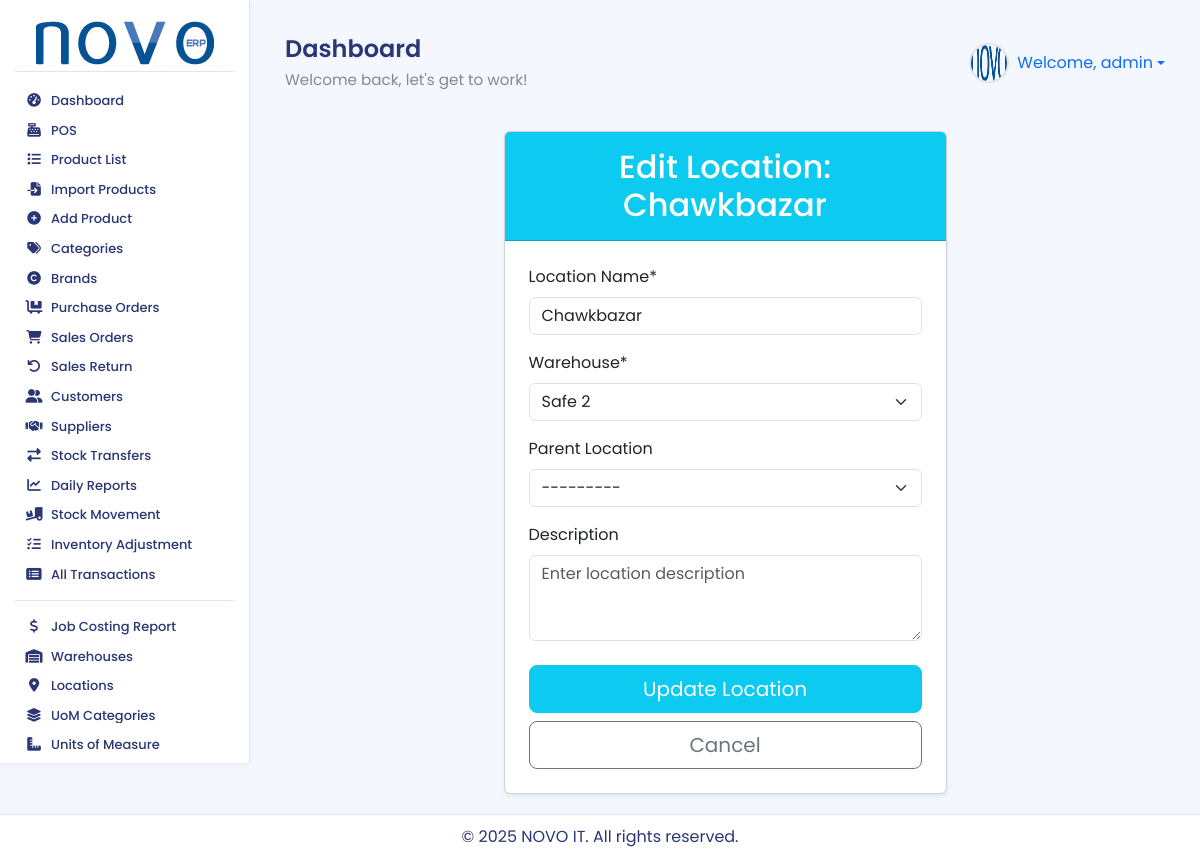
Screenshot of /stock/locations/3/edit/ (signed in) with the database file from the repository.
### accounts/models.py (models this page shows, shortened)
class User(AbstractUser):
    warehouse = models.ForeignKey(
        Warehouse,
        on_delete=models.SET_NULL,
        null=True,
        blank=True,
        related_name='users', # এই গুদামের সাথে যুক্ত ইউজারদের সহজে খুঁজে পাওয়ার জন্য
        verbose_name="Assigned Warehouse" # অ্যাডমিন প্যানেলে প্রদর্শনের জন্য
    )
    class Meta:
        verbose_name = "User"
        verbose_name_plural = "Users"

### stock/models.py (models this page shows, shortened)
class Location(models.Model):
    name = models.CharField(max_length=100)
    warehouse = models.ForeignKey(Warehouse, on_delete=models.CASCADE, related_name='locations')
    parent_location = models.ForeignKey('self', on_delete=models.SET_NULL, null=True, blank=True, related_name='child_locations')
    description = models.TextField(blank=True, null=True)
    created_at = models.DateTimeField(auto_now_add=True)
    updated_at = models.DateTimeField(auto_now=True)
    def __str__(self):
        path = [self.name]
        current = self
        count = 0
        while current.parent_location and count < 10:
            current = current.parent_location
            path.insert(0, current.name)
            count += 1
        return f"{self.warehouse.name} / {' / '.join(path)}"
    class Meta:
        unique_together = ('name', 'warehouse', 'parent_location')
        db_table = 'inventory_location'

class Warehouse(models.Model):
    name = models.CharField(max_length=100, unique=True)
    address = models.TextField(blank=True, null=True)
    created_at = models.DateTimeField(auto_now_add=True)
    updated_at = models.DateTimeField(auto_now=True)
    def __str__(self): return self.name
    class Meta:
        db_table = 'inventory_warehouse'

### stock/views.py (the view)
# urls.py: path('locations/<int:pk>/edit/', views.edit_location, name='edit_location'),
@login_required
@permission_required('stock.change_location', login_url='/admin/')
def edit_location(request, pk):
    location = get_object_or_404(Location, pk=pk)
    if request.method == 'POST':
        form = LocationForm(request.POST, instance=location)
        if form.is_valid():
            form.save()
            return redirect('stock:location_list')
    else:
        form = LocationForm(instance=location)
    return render(request, 'stock/edit_location.html', {'form': form, 'title': f'Edit Location: {location.name}'})

### stock/forms.py
class LocationForm(forms.ModelForm):
    class Meta:
        model = Location
        fields = ['name', 'warehouse', 'parent_location', 'description']
        labels = {
            'name': 'Location Name', 'warehouse': 'Warehouse',
            'parent_location': 'Parent Location', 'description': 'Description',
        }
        widgets = {
            'name': forms.TextInput(attrs={'class': 'form-control', 'placeholder': 'Enter location name (e.g., Aisle 1, Shelf B)'}),
            'warehouse': forms.Select(attrs={'class': 'form-control'}),
            'parent_location': forms.Select(attrs={'class': 'form-control'}),
            'description': forms.Textarea(attrs={'class': 'form-control', 'rows': 3, 'placeholder': 'Enter location description'}),
        }

### stock/templates/stock/edit_location.html (shortened to what this page needs)
{% extends 'base.html' %}
{% load crispy_forms_tags %}
{% block content %}
<div class="row justify-content-center">
    <div class="col-md-8 col-lg-6">
        <div class="card shadow-sm mt-4">
            <div class="card-header bg-info text-white text-center py-3">
                <h2 class="mb-0">{{ title }}</h2>
            </div>
            <div class="card-body p-4">
                <form method="post">
                    {{ form|crispy }}
                    <div class="d-grid gap-2 mt-4">
                        <button type="submit" class="btn btn-info btn-lg text-white">Update Location</button>
                        <a href="{% url 'stock:location_list' %}" class="btn btn-outline-secondary btn-lg">Cancel</a>
                    </div>
                </form>
            </div>
        </div>
    </div>
</div>
{% endblock %}

### inventory_system/templates/base.html (shortened to what this page needs)
{% load static %}
<!DOCTYPE html>
<html lang="en">
<head>
    <link href="https://cdn.jsdelivr.net/npm/select2@4.1.0-rc.0/dist/css/select2.min.css" rel="stylesheet" />
    <link href="https://cdn.jsdelivr.net/npm/bootstrap@5.3.3/dist/css/bootstrap.min.css" rel="stylesheet">
    <link rel="stylesheet" href="https://cdnjs.cloudflare.com/ajax/libs/font-awesome/6.4.0/css/all.min.css">
    <link rel="stylesheet" href="{% static 'css/style.css' %}">
</head>
<body>
<div class="wrapper">
    {% if user.is_authenticated %}
    <aside class="sidebar-nav">
        <div class="sidebar-header">
            <a href="{% url 'dashboard' %}">
                <img src="{% static 'images/logo.png' %}" alt="NOVO ERP Logo">
            </a>
        </div>
        <ul class="sidebar-menu">
            {% with user.groups.all|join:", " as user_groups %}
            {% if 'POS Sales Staff' in user_groups %}
                <li><a href="{% url 'pos:pos_view' %}"><i class="fas fa-cash-register fa-fw"></i> <span>POS</span></a></li>
                <li><a href="{% url 'products:product_list' %}"><i class="fas fa-list fa-fw"></i> <span>Product List</span></a></li>
            {% elif user.is_superuser %}
                <li><a href="{% url 'dashboard' %}"><i class="fas fa-tachometer-alt fa-fw"></i> <span>Dashboard</span></a></li>
                <li><a href="{% url 'pos:pos_view' %}"><i class="fas fa-cash-register fa-fw"></i> <span>POS</span></a></li>
                <li><a href="{% url 'products:product_list' %}"><i class="fas fa-list fa-fw"></i> <span>Product List</span></a></li>
                <li><a href="{% url 'products:import_products' %}"><i class="fas fa-file-import fa-fw"></i> <span>Import Products</span></a></li>
                <li><a href="{% url 'products:add_product' %}"><i class="fas fa-plus-circle fa-fw"></i> <span>Add Product</span></a></li>
                <li><a href="{% url 'products:category_list' %}"><i class="fas fa-tags fa-fw"></i> <span>Categories</span></a></li>
                <li><a href="{% url 'products:brand_list' %}"><i class="fas fa-copyright fa-fw"></i> <span>Brands</span></a></li>
                <li><a href="{% url 'purchase:purchase_order_list' %}"><i class="fas fa-dolly-flatbed fa-fw"></i> <span>Purchase Orders</span></a></li>
                <li><a href="{% url 'sales:sales_order_list' %}"><i class="fas fa-shopping-cart fa-fw"></i> <span>Sales Orders</span></a></li>
                <li><a href="{% url 'sales:create_sales_return' %}"><i class="fas fa-undo fa-fw"></i> <span>Sales Return</span></a></li>
                <li><a href="{% url 'partners:customer_list' %}"><i class="fas fa-user-friends fa-fw"></i> <span>Customers</span></a></li>
                <li><a href="{% url 'partners:supplier_list' %}"><i class="fas fa-handshake fa-fw"></i> <span>Suppliers</span></a></li>
                <li><a href="{% url 'purchase:stock_transfer_request_list' %}"><i class="fas fa-exchange-alt fa-fw"></i> <span>Stock Transfers</span></a></li>
                <li><a href="{% url 'reports:daily_sales_report' %}"><i class="fas fa-chart-line fa-fw"></i> <span>Daily Reports</span></a></li>
                <li><a href="{% url 'stock:stock_movement_report' %}"><i class="fas fa-truck-loading fa-fw"></i> <span>Stock Movement</span></a></li>
                <li><a href="{% url 'stock:inventory_adjustment' %}"><i class="fas fa-tasks fa-fw"></i> <span>Inventory Adjustment</span></a></li>
                <li><a href="{% url 'stock:transaction_list' %}"><i class="fas fa-list-alt fa-fw"></i> <span>All Transactions</span></a></li>
                <div class="sidebar-divider"></div>
                <li><a href="{% url 'costing:job_costing_report' %}"><i class="fas fa-dollar-sign fa-fw"></i> <span>Job Costing Report</span></a></li>
                <li><a href="{% url 'stock:warehouse_list' %}"><i class="fas fa-warehouse fa-fw"></i> <span>Warehouses</span></a></li>
                <li><a href="{% url 'stock:location_list' %}"><i class="fas fa-map-marker-alt fa-fw"></i> <span>Locations</span></a></li>
                <li><a href="{% url 'products:uom_category_list' %}"><i class="fas fa-layer-group fa-fw"></i> <span>UoM Categories</span></a></li>
                <li><a href="{% url 'products:unit_of_measure_list' %}"><i class="fas fa-ruler-combined fa-fw"></i> <span>Units of Measure</span></a></li>
                <li><a href="{% url 'management:backup_restore' %}"> <span>Backup/Restore</span></a></li>
            {% endif %}
            {% endwith %}
        </ul>
    </aside>
    {% endif %}
    <div class="main-content">
        {% if user.is_authenticated %}
        <header class="header">
            <div class="header-title">
                <h1>{% block page_title %}Dashboard{% endblock %}</h1>
                <p>Welcome back, let's get to work!</p>
            </div>
            <div class="d-flex align-items-center">
                <div class="user-profile dropdown">
                    <a href="#" class="dropdown-toggle text-decoration-none d-flex align-items-center" data-bs-toggle="dropdown" aria-expanded="false">
                        <img src="{% static 'images/default_avatar.png' %}" alt="Avatar" class="me-2"> Welcome, {{ user.username }}
                    </a>
                </div>
            </div>
        </header>
        {% endif %}
        <main>
            {% block content %}{% endblock %}
        </main>
        <footer class="footer">
            <p>&copy; {% now "Y" %} NOVO IT. All rights reserved.</p>
        </footer>
    </div>
</div>
</body>
</html>

### static/css/style.css (style rules this page uses)
:root { --primary: hsl(185, 75%, 43%); --success: #1cc88a; --info: #36b9cc; --warning: #f6c23e; --danger: #e74a3b; --text: #2B3674; --muted: #858796; --bg: #F4F7FE; --card: #FFFFFF; --border: #E0E5F2; --sidebar-text: #2B3674; --sidebar-active-bg: #4e73df; --sidebar-hover-bg: rgba(78, 115, 223, 0.1); --shadow-sm: 0 2px 6px rgba(0, 0, 0, 0.05); --shadow-md: 0 4px 12px rgba(0, 0, 0, 0.08); --transition-fast: 0.2s ease; --transition-smooth: 0.3s ease; }
body { font-family: 'Poppins', sans-serif; background-color: var(--bg); color: var(--text); display: flex; flex-direction: column; min-height: 100vh; margin: 0; overflow-x: hidden; }
.wrapper { flex: 1; display: flex; flex-direction: row; }
.sidebar-nav { width: 250px; background: var(--card); border-right: 1px solid var(--border); padding: 15px; transition: width var(--transition-fast); box-shadow: var(--shadow-sm); height: calc(100vh - 37px); position: sticky; top: 0; overflow-y: auto; display: flex; flex-direction: column; }
.sidebar-header { padding: 5px 5px; border-bottom: 1px solid var(--border); text-align: center; }
.sidebar-header a img { width: 100%; max-width: 180px; height: auto; object-fit: contain; }
.sidebar-menu { list-style: none; padding: 0; margin: 15px 0 0; flex: 1 1 auto; }
.sidebar-nav::after { content: ''; padding-bottom: 20px; }
.sidebar-menu li { margin-bottom: 2px; }
.sidebar-menu a { display: flex; align-items: center; padding: 6px 10px; border-radius: 8px; color: var(--sidebar-text); text-decoration: none; font-weight: 500; font-size: 13px; line-height: 1.2; transition: background-color var(--transition-smooth), transform var(--transition-fast), box-shadow var(--transition-fast); }
.sidebar-menu a i { margin-right: 8px; width: 18px; text-align: center; font-size: 0.85rem; transition: color var(--transition-fast); }
.sidebar-menu a span { white-space: nowrap; overflow: hidden; text-overflow: ellipsis; }
.sidebar-divider { height: 1px; background-color: var(--border); margin: 12px 0; }
.header { display: flex; justify-content: space-between; align-items: center; padding: 15px 15px; }
.header-title h1 { margin: 0; font-size: 1.5rem; font-weight: 600; }
.header-title p { margin: 5px 0 0; color: var(--muted); font-size: 0.95rem; }
.user-profile { display: flex; align-items: center; }
.user-profile img { width: 40px; height: 40px; border-radius: 50%; margin-right: 10px; border: 2px solid var(--border); }
.main-content { flex: 1; padding: 20px; padding-bottom: 60px; overflow-y: auto; background-color: var(--bg); }
.footer { position: fixed; bottom: 0; left: 0; width: 100%; height: 40px; background-color: var(--card); color: var(--text); text-align: center; padding: 10px; border-top: 1px solid var(--border); box-shadow: var(--shadow-sm); z-index: 1000; }

### rows the page displays
User: username "admin"
Location: name "Chawkbazar"
Location: warehouse "Safe 2", parent_location "---------"

### other values shown
{{ title }} "Edit Location: Chawkbazar"
